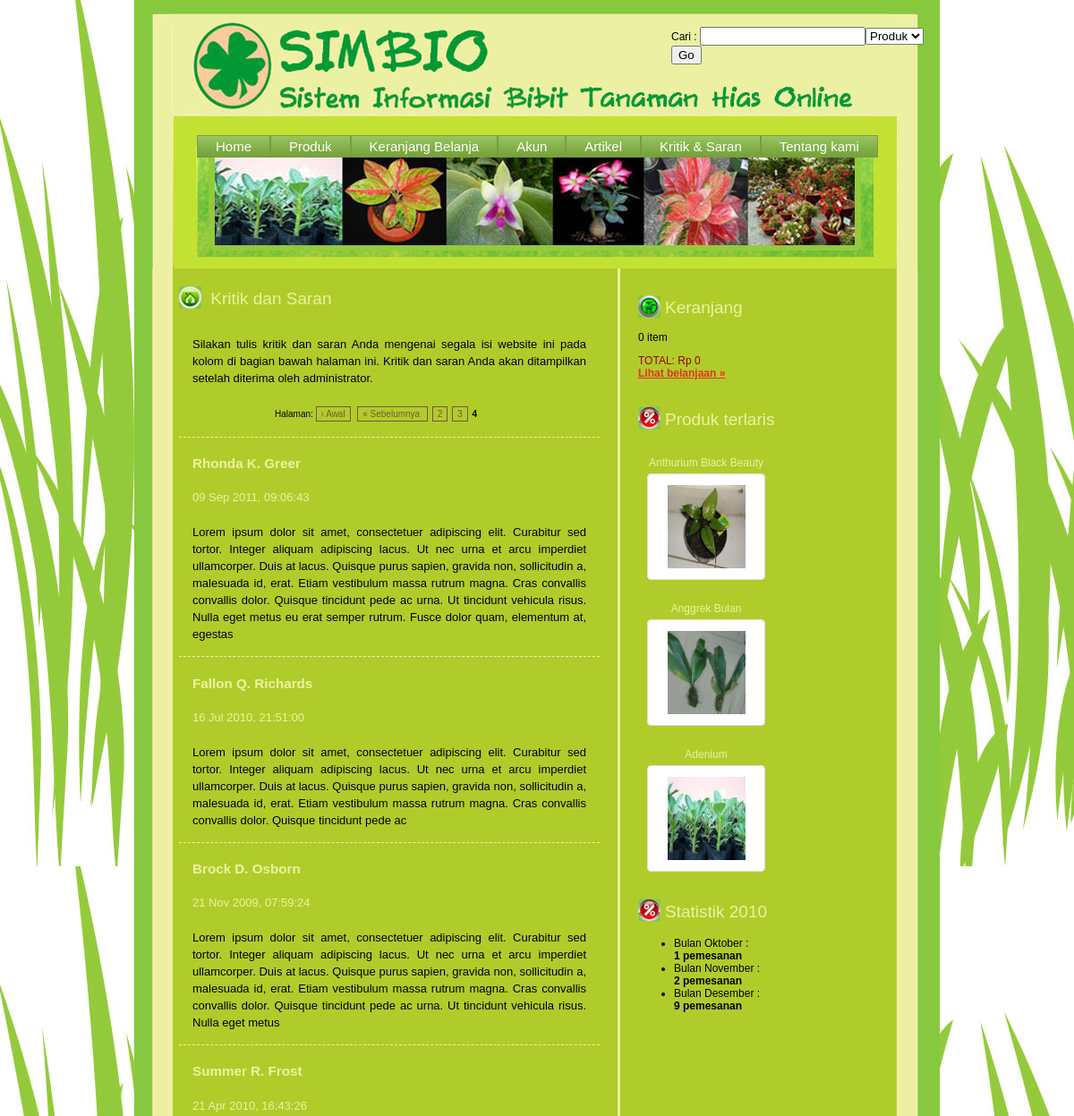
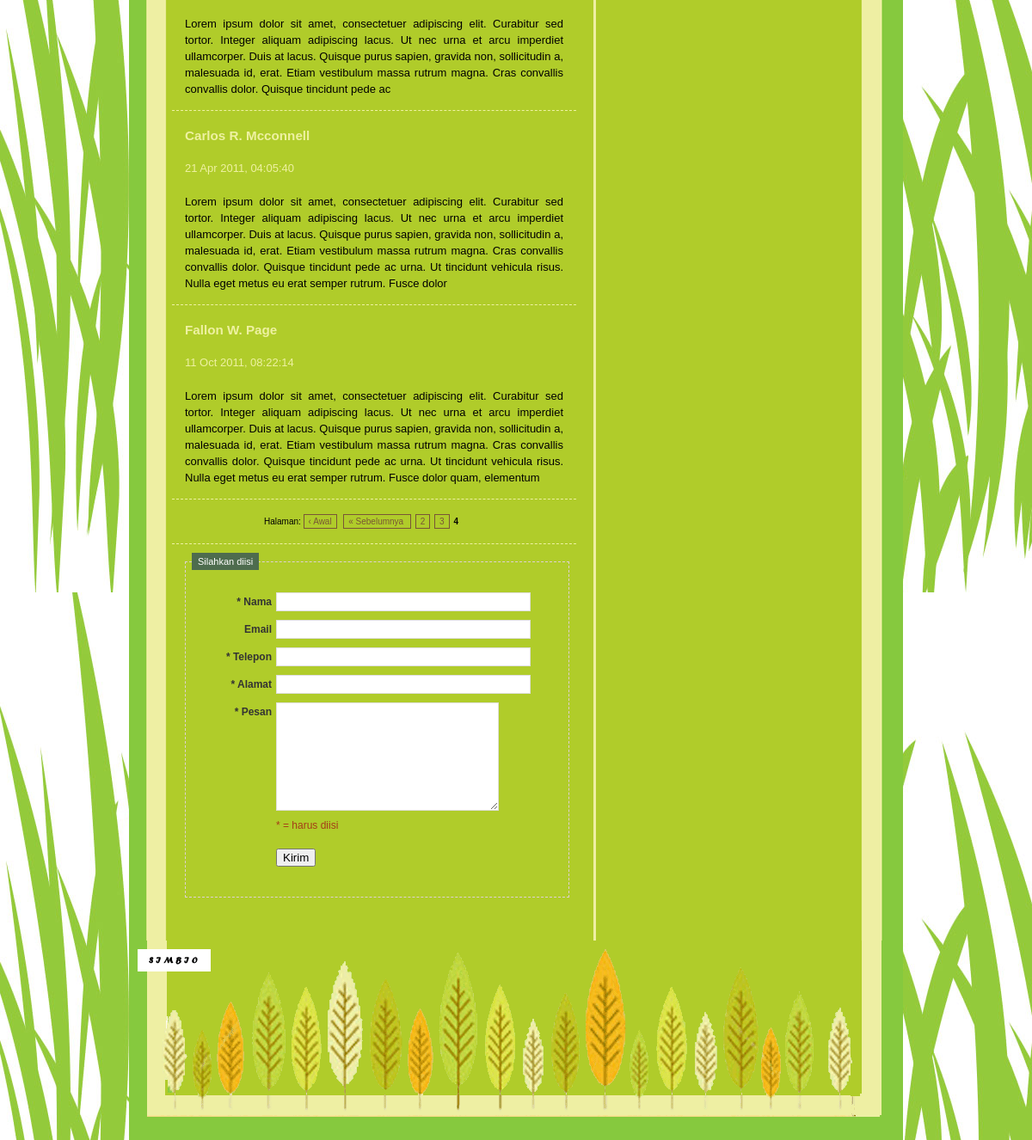
Screenshot of /index.php/home/kritik_saran/30 with the database file from the repository (2 pictures, top to bottom).
### tables this page shows
CREATE TABLE IF NOT EXISTS `tb_kritik_saran` (
  `id` int(11) NOT NULL AUTO_INCREMENT,
  `id_user` int(11) NOT NULL DEFAULT '0',
  `nama` varchar(255) NOT NULL,
  `no_kontak` varchar(255) NOT NULL,
  `alamat` tinytext NOT NULL,
  `email` varchar(255) NOT NULL,
  `pesan` text NOT NULL,
  `tanggal_posting` datetime NOT NULL,
  `approved` int(1) NOT NULL DEFAULT '0',
  `ip` varchar(255) NOT NULL,
  PRIMARY KEY (`id`)
);

CREATE TABLE IF NOT EXISTS `tb_produk` (
  `id_produk` int(11) NOT NULL AUTO_INCREMENT,
  `nama_produk` varchar(255) NOT NULL,
  `info_produk` text NOT NULL,
  `gambar_produk_1` varchar(255) NOT NULL,
  `gambar_produk_2` varchar(255) NOT NULL,
  `gambar_produk_3` varchar(255) NOT NULL,
  `stok_produk` int(11) NOT NULL,
  `harga_produk` decimal(10,0) NOT NULL,
  `tanggal_update_produk` datetime NOT NULL,
  `diskon` decimal(10,0) NOT NULL DEFAULT '0',
  `harga_diskon` decimal(10,0) NOT NULL,
  PRIMARY KEY (`id_produk`)
);

### system/application/controllers/home.php (called while the page is built, shortened)
<?php
class Home extends Controller {
    function kritik_saran($halaman = 0)
    {
        $data = array();
        $data['judul'] = "Kritik dan Saran";
        $data['judul_konten'] = "Kritik dan Saran";
        $data['template_konten'] = "template_krisan";
        $this->load->model('M_krisan');
        $this->load->library('typography');
        $this->load->library('pagination');
        $this->load->library('form_validation');
        $mulai = $this->uri->segment(3, 0);
        $limit_per_halaman = 10;
        $data['daftar_krisan'] = $this->M_krisan->get_entri_publik($mulai, $limit_per_halaman);
        $paging['base_url']     = site_url('home/kritik_saran');
        $paging['total_rows']   = $this->M_krisan->jumlah_data_hasil;
        $paging['per_page']     = $limit_per_halaman;
        $paging['uri_segment']  = 3;
        $paging['next_link'] 	= 'Berikutnya &raquo;';
        $paging['prev_link'] 	= '&laquo; Sebelumnya ';
        $paging['first_link']   = '&lsaquo; Awal';
        $paging['last_link']   = 'Akhir &rsaquo;';
        $this->pagination->initialize($paging);
	$data['page_links'] = $this->pagination->create_links();
        $this->load->vars($data);
        $this->load->view('template');
    }
}

### system/codeigniter/CodeIgniter.php (called while the page is built, shortened)
<?php  if ( ! defined('BASEPATH')) exit('No direct script access allowed');
$EXT =& load_class('Hooks');
$EXT->_call_hook('pre_system');
$URI =& load_class('URI');
$RTR =& load_class('Router');
$method = $RTR->fetch_method();
$EXT->_call_hook('pre_controller');
$CI = new $class();
if ($RTR->scaffolding_request === TRUE)
{
	if ($EXT->_call_hook('scaffolding_override') === FALSE)
	{
		$CI->_ci_scaffolding();
	}
}
else
{
	if (method_exists($CI, '_remap'))
	{
		$CI->_remap($method);
	}
	else
	{
		call_user_func_array(array(&$CI, $method), array_slice($URI->rsegments, 2));
	}
}

### index.php (called while the page is built, shortened)
<?php
require_once BASEPATH.'codeigniter/CodeIgniter'.EXT;

### system/application/models/m_krisan.php (called while the page is built, shortened)
<?php
class M_krisan extends Model {
    function get_entri_publik($mulai = 0, $sebanyak = 10)
    {
        $data = array();
        $this->db->select('id, nama, pesan, tanggal_posting');
        $this->db->where('approved = 1');
        $this->db->limit($sebanyak, $mulai);
        $this->db->order_by('id', 'desc');
        $q = $this->db->get('tb_kritik_saran');
        if ($q->num_rows() > 0)
        {
            foreach ($q->result_array() as $row)
            {
                $data[] = $row;
            }
        }
        return $data;
    }
}

### system/codeigniter/Base5.php (called while the page is built)
<?php  if ( ! defined('BASEPATH')) exit('No direct script access allowed');
class CI_Base {
	private static $instance;
	public function CI_Base()
	{
		self::$instance =& $this;
	}
	public static function &get_instance()
	{
		return self::$instance;
	}
}
function &get_instance()
{
	return CI_Base::get_instance();
}

### system/application/models/m_statistik.php (called while the page is built, shortened)
<?php
class M_statistik extends Model {
    function get_pemesanan_per_bulan($tahun = '2010')
    {
        $data = array();
        $q = $this->db->query("SELECT MONTH(`tanggal_pemesanan`) as bulan, COUNT(id_pesanan) as jumlah
                               FROM tb_pesanan
                               WHERE YEAR(`tanggal_pemesanan`) = $tahun
                               GROUP BY MONTH(`tanggal_pemesanan`)
                               ORDER BY MONTH(`tanggal_pemesanan`) ASC");
        if($q->num_rows() > 0)
        {
            foreach ($q->result_array() as $row)
            {
              $data[] = $row;
            }
        }
        return $data;
    }
    function get_produk_terlaris($limit = 3)
    {
        $data = array();
        $q = $this->db->query("SELECT p.id_produk, p.nama_produk, p.gambar_produk_1, COUNT(pp.id_produk) AS jumlah_pembelian
                               FROM tb_produk_pesanan AS pp, tb_produk AS p
                               WHERE p.id_produk = pp.id_produk
                               GROUP BY pp.id_produk
                               ORDER BY jumlah_pembelian DESC
                               LIMIT $limit");
        if($q->num_rows() > 0)
        {
            foreach ($q->result_array() as $row)
            {
              $data[] = $row;
            }
        }
        return $data;
    }
}

### system/application/views/template_krisan.php (the view, shortened to what this page needs)
<div class="title"><span class="title_icon"><img src="images/bullet1.gif" alt="" title="" /></span>
    <?php echo $judul_konten ?>
</div>
<div class="feat_prod_box_details">
    <p class="details">
        Silakan tulis kritik dan saran Anda mengenai segala isi website ini pada kolom di bagian bawah halaman ini.
        Kritik dan saran Anda akan ditampilkan setelah diterima oleh administrator.
    </p>
    <div class="articles">
        <div class="pagination">
        Halaman: <?php echo $page_links; ?>
        </div>
    </div>
    <?php foreach ($daftar_krisan as $krisan) : ?>
        <div class="article_title">
            <h3>
            <?php echo $krisan['nama']; ?>
            </h3>
        </div>
    <p class="articles_date"><?php echo date('d M Y, H:i:s', strtotime($krisan['tanggal_posting'])) ?></p>
    <div class="articles">
        <?php echo $this->typography->auto_typography(strip_tags($krisan['pesan']), TRUE); ?>
    </div>
    <?php endforeach; ?>
    <div class="articles">
        <div class="pagination">
        Halaman: <?php echo $page_links; ?>
        </div>
    </div>
     <?php echo form_open('home/kritik_saran#form', array('id' => 'form')); ?>
    <div class="contact_form" style="float: none">
        <div class="form_subtitle">Silahkan diisi</div>
        <?php if(!$this->session->userdata('id_user')) : ?>
        <div class="form_row">
            <label class="contact"><strong>* Nama</strong></label>
            <input type="text" class="contact_input" name="input_nama" value="<?php echo set_value('input_nama') ?>"/>
        </div>
        <div class="form_row">
            <label class="contact"><strong>Email</strong></label>
            <input type="text" class="contact_input" name="input_email" value="<?php echo set_value('input_email') ?>" />
        </div>
        <div class="form_row">
            <label class="contact"><strong>* Telepon</strong></label>
            <input type="text" class="contact_input" name="input_telepon" value="<?php echo set_value('input_telepon') ?>" />
        </div>
        <div class="form_row">
            <label class="contact"><strong>* Alamat</strong></label>
            <input type="text" class="contact_input" name="input_alamat" value="<?php echo set_value('input_alamat') ?>" />
        </div>
        <?php endif; ?>
        <div class="form_row">
            <label class="contact"><strong>* Pesan</strong></label>
            <textarea class="contact_textarea"  name="input_pesan"><?php echo set_value('input_pesan') ?></textarea>
        </div>
        <div class="form_row">
            <label class="contact">&nbsp;</label>
            * = harus diisi
        </div>
        <div class="form_row">
            <label class="contact">&nbsp;</label>
            <input type="submit" name="submit" value="Kirim" />
        </div>
    </div>
    <?php echo form_close(); ?>
</div>

### system/application/views/sidebar.php (shortened to what this page needs)
<div class="cart">
    <div class="title"><span class="title_icon"><img src="images/cart2.jpg" alt="" title="" /></span>Keranjang</div>
    <div>
        <?php echo $this->cart->total_items(); ?> item
        <span class="red">TOTAL: Rp <?php echo ($this->cart->total()) ? $this->cart->format_number($this->cart->total()) : "0"; ?></span>
        <br/>
        <span class="red"><strong><?php echo anchor('keranjang_belanja', 'Lihat belanjaan &raquo;') ?></strong></span>
    </div>
</div>
<div class="right_box">
    <div class="title"><span class="title_icon"><img src="images/promosi.jpg" alt="" title="" /></span>Produk terlaris</div>
    <?php
    $produk_terlaris = $this->M_statistik->get_produk_terlaris(3);
    foreach ($produk_terlaris as $produk) :
    ?>
    <div class="new_prod_box">
        <?php echo anchor("produk/detail/{$produk['id_produk']}/".url_title($produk['nama_produk']), $produk['nama_produk']) ?>
        <div class="new_prod_bg">
           <br style="line-height: 8px"/>
           <?php echo anchor("produk/detail/{$produk['id_produk']}/".url_title($produk['nama_produk']), img(array('src' => "images/photos/{$produk['gambar_produk_1']}", 'width' => '87', 'height' => '93', 'border' => '0'))) ?>
        </div>
    </div>
    <?php endforeach; ?>
</div>
<div class="right_box">
    <div class="title"><span class="title_icon"><img src="images/promosi.jpg" alt="" title="" /></span>Statistik 2010</div>
    <?php
    $daftar_pemesanan = $this->M_statistik->get_pemesanan_per_bulan('2010');
    $bulan = array('', 'Januari', 'Februari', 'Maret', 'April', 'Mei', 'Juni', 'Juli', 'Agustus', 'September', 'Oktober', 'November', 'Desember');
    echo "<ul>";
    foreach ($daftar_pemesanan as $stat)
    {
        echo "<li>";
        echo "Bulan " . $bulan[$stat['bulan']] . " : <br/>";
        echo "<strong>" . $stat['jumlah'] . " pemesanan</strong>";
        echo "</li>";
    }
    echo "</ul>";
    ?>
</div>

### style.css (style rules this page uses)
body { background:url(images/background.jpg) fixed; font-family:Arial, Helvetica, sans-serif; padding:0; font-size:12px; margin:0px auto auto auto; color:#000000; }
a { color:#E73025; }
p { padding:5px 0 5px 0; margin:0px; text-align:justify; line-height:19px; }
p.details, .left_content p, .left_content ul, .left_content ol { padding:5px 15px 5px 15px; font-size:13px; }
span.red { color:#990000; }
.title { color:#eef1a2; padding:0px; font-size:19px; margin:10px 0 10px 0; }
span.title_icon { padding:0 5px 0 0; vertical-align: middle; }
.right_box { width:170px; float:left; padding:10px 0 0 0; }
.feat_prod_box_details { padding:10px 0 10px 0; margin:0 20px 10px 0; clear:both; }
.new_prod_box { float:left; text-align:center; padding:10px; }
.new_prod_box a { padding:5px 0 5px 0; color:#eeefa3; text-decoration:none; display:block; }
.new_prod_bg { width:132px; height:119px; text-align:center; background:url(images/new_prod_box.gif) no-repeat center; position:relative; }
.cart { width:337px; margin:0px 0 10px 0; }
.contact_form { width:395px; float:left; padding:25px; margin:20px 0 0 15px; _margin:20px 0 0 5px; border:1px #DFD1D2 dashed; position:relative; }
.form_row { clear:both; padding:10px 0 10px 0; _padding:5px 0 5px 0; color:#a53d17; }
label.contact { width:75px; float:left; font-size:12px; text-align:right; padding:4px 5px 0 0; color: #333333; }
input.contact_input { width:290px; height:18px; background-color:#fff; color:#999999; border:1px #DFDFDF solid; float:left; }
textarea.contact_textarea { width:253px; height:120px; font-family:Arial, Helvetica, sans-serif; font-size:12px; color: #999999; background-color:#fff; border:1px #DFDFDF solid; float:left; }
.form_subtitle { position:absolute; top:-11px; left:7px; width:auto; height:20px; background-color:#4E6C4E; text-align:center; padding:0 7px 0 7px; color:#FFFFFF; font-size:11px; line-height:20px; }
div.pagination { width:420px; padding:5px; margin:5px; text-align:center; float:left; clear:both; font-size:10px; }
div.pagination a { padding: 2px 5px 2px 5px; margin-right: 2px; border: 1px solid #795636; text-decoration: none; color: #795636; }
div.articles { border-bottom: 1px dashed #EEF1A2; padding-bottom: 10px; padding-top: 10px; }
.articles_date { color: #EEF1A2; }
.article_title { color:#EEF1A2 !important; padding:5px 0 0 15px; font-size:13px; }

### rows the page displays
tb_kritik_saran: nama "Rhonda K. Greer", tanggal_posting "09 Sep 2011, 09:06:43", pesan "Lorem ipsum dolor sit amet, consectetuer adipiscing elit. Curabitur sed tortor. Integer aliquam adipiscing lacus. Ut nec urna et arcu imperdiet ullamcorper. Duis at lacus. Quisque purus sapien, gravida non, sollicitudin a, malesuada id, erat. Etiam vestibulum massa rutrum magna. Cras convallis convallis dolor. Quisque tincidunt pede ac urna. Ut tincidunt vehicula risus. Nulla eget metus eu erat semper rutrum. Fusce dolor quam, elementum at, egestas"
tb_kritik_saran: nama "Fallon Q. Richards", tanggal_posting "16 Jul 2010, 21:51:00", pesan "Lorem ipsum dolor sit amet, consectetuer adipiscing elit. Curabitur sed tortor. Integer aliquam adipiscing lacus. Ut nec urna et arcu imperdiet ullamcorper. Duis at lacus. Quisque purus sapien, gravida non, sollicitudin a, malesuada id, erat. Etiam vestibulum massa rutrum magna. Cras convallis convallis dolor. Quisque tincidunt pede ac"
tb_kritik_saran: nama "Brock D. Osborn", tanggal_posting "21 Nov 2009, 07:59:24", pesan "Lorem ipsum dolor sit amet, consectetuer adipiscing elit. Curabitur sed tortor. Integer aliquam adipiscing lacus. Ut nec urna et arcu imperdiet ullamcorper. Duis at lacus. Quisque purus sapien, gravida non, sollicitudin a, malesuada id, erat. Etiam vestibulum massa rutrum magna. Cras convallis convallis dolor. Quisque tincidunt pede ac urna. Ut tincidunt vehicula risus. Nulla eget metus"
tb_kritik_saran: nama "Summer R. Frost", tanggal_posting "21 Apr 2010, 16:43:26", pesan "Lorem ipsum dolor sit amet, consectetuer adipiscing elit. Curabitur sed tortor. Integer aliquam adipiscing lacus. Ut nec urna et arcu imperdiet ullamcorper. Duis at lacus. Quisque purus sapien, gravida non, sollicitudin a, malesuada id, erat. Etiam vestibulum massa rutrum magna. Cras convallis convallis dolor. Quisque tincidunt pede ac"
tb_kritik_saran: nama "Carlos R. Mcconnell", tanggal_posting "21 Apr 2011, 04:05:40", pesan "Lorem ipsum dolor sit amet, consectetuer adipiscing elit. Curabitur sed tortor. Integer aliquam adipiscing lacus. Ut nec urna et arcu imperdiet ullamcorper. Duis at lacus. Quisque purus sapien, gravida non, sollicitudin a, malesuada id, erat. Etiam vestibulum massa rutrum magna. Cras convallis convallis dolor. Quisque tincidunt pede ac urna. Ut tincidunt vehicula risus. Nulla eget metus eu erat semper rutrum. Fusce dolor"
tb_kritik_saran: nama "Fallon W. Page", tanggal_posting "11 Oct 2011, 08:22:14", pesan "Lorem ipsum dolor sit amet, consectetuer adipiscing elit. Curabitur sed tortor. Integer aliquam adipiscing lacus. Ut nec urna et arcu imperdiet ullamcorper. Duis at lacus. Quisque purus sapien, gravida non, sollicitudin a, malesuada id, erat. Etiam vestibulum massa rutrum magna. Cras convallis convallis dolor. Quisque tincidunt pede ac urna. Ut tincidunt vehicula risus. Nulla eget metus eu erat semper rutrum. Fusce dolor quam, elementum"
tb_produk: id_produk+nama_produk "Anthurium Black Beauty", id_produk+nama_produk+gambar_produk_1 (picture)
tb_produk: id_produk+nama_produk "Anggrek Bulan", id_produk+nama_produk+gambar_produk_1 (picture)
tb_produk: id_produk+nama_produk "Adenium", id_produk+nama_produk+gambar_produk_1 (picture)

### other values shown
$judul_konten "Kritik dan Saran"
$page_links "‹ Awal « Sebelumnya 2 3 4"
$this->cart->total_items() "0"
anchor('keranjang_belanja', 'Lihat belanjaan &raquo;') "Lihat belanjaan »"
$bulan[$stat['bulan']] "Oktober"
$stat['jumlah'] "1"
$bulan[$stat['bulan']] "November"
$stat['jumlah'] "2"
$bulan[$stat['bulan']] "Desember"
$stat['jumlah'] "9"
